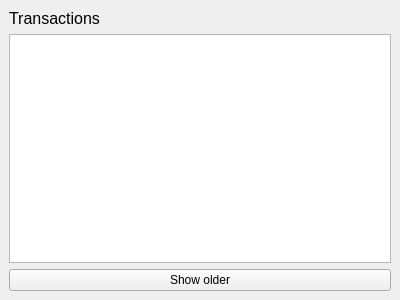
<?xml version="1.0" encoding="UTF-8"?>
<ui version="4.0">
 <class>TransactionsWidget</class>
 <widget class="QStackedWidget" name="TransactionsWidget">
  <property name="geometry">
   <rect>
    <x>0</x>
    <y>0</y>
    <width>400</width>
    <height>300</height>
   </rect>
  </property>
  <property name="windowTitle">
   <string>StackedWidget</string>
  </property>
  <property name="currentIndex">
   <number>0</number>
  </property>
  <widget class="QWidget" name="page">
   <layout class="QGridLayout" name="gridLayout">
    <item row="0" column="0">
     <widget class="QLabel" name="label">
      <property name="font">
       <font>
        <pointsize>12</pointsize>
       </font>
      </property>
      <property name="text">
       <string>Transactions</string>
      </property>
     </widget>
    </item>
    <item row="1" column="0">
     <widget class="QTableWidget" name="tableWidget">
      <property name="enabled">
       <bool>true</bool>
      </property>
     </widget>
    </item>
    <item row="2" column="0">
     <widget class="QPushButton" name="btnMore">
      <property name="text">
       <string>Show older</string>
      </property>
     </widget>
    </item>
   </layout>
  </widget>
  <widget class="QWidget" name="loading">
   <layout class="QGridLayout" name="gridLayout_2">
    <item row="0" column="0">
     <spacer name="horizontalSpacer">
      <property name="orientation">
       <enum>Qt::Horizontal</enum>
      </property>
      <property name="sizeHint" stdset="0">
       <size>
        <width>40</width>
        <height>20</height>
       </size>
      </property>
     </spacer>
    </item>
    <item row="0" column="1">
     <widget class="QLabel" name="label_3">
      <property name="font">
       <font>
        <pointsize>12</pointsize>
       </font>
      </property>
      <property name="text">
       <string>Loading</string>
      </property>
     </widget>
    </item>
    <item row="0" column="2">
     <spacer name="horizontalSpacer_2">
      <property name="orientation">
       <enum>Qt::Horizontal</enum>
      </property>
      <property name="sizeHint" stdset="0">
       <size>
        <width>40</width>
        <height>20</height>
       </size>
      </property>
     </spacer>
    </item>
   </layout>
  </widget>
 </widget>
 <resources/>
 <connections/>
</ui>
